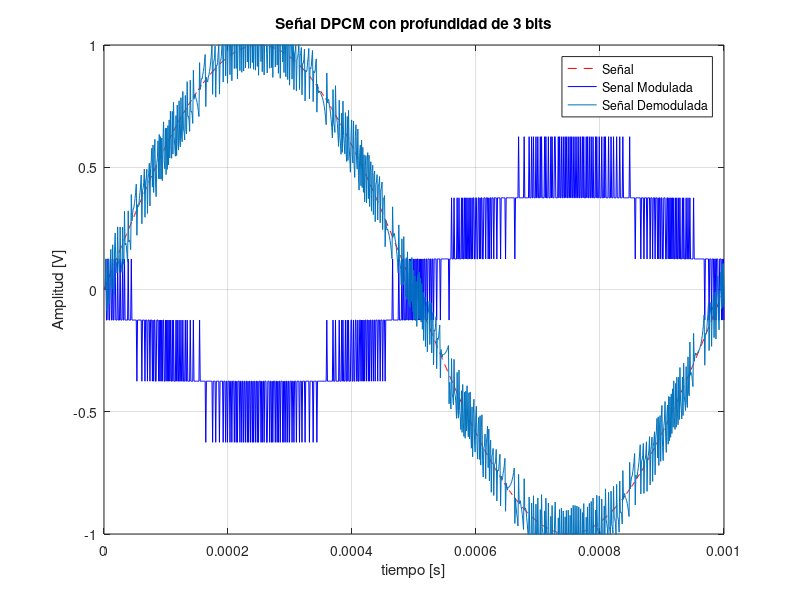

MATLAB code to generate this figure:
%Tarea 2 Teoria de cominicaciones digitales.

%Nicolas Vergara Fecha 04/10/2024

clc;
clear all;
close all;

function [valor_cuantizado, error] = Cuantizar(valor, n_bits, mp)

    L = 2^n_bits; %n umero de niveles
    delta = 2 * mp / L; % tamano de cada nivel
    e = delta / 2; % error medio de los delta
    niveles = -mp + e : delta : mp - e; 
    dif = abs(valor - niveles); 
    [~, idx] = min(dif); % encuentra el indice del nivel mas cercano
    valor_cuantizado = niveles(idx); % valor cuantizado
    error = abs(valor - valor_cuantizado); % error de cuantización
end

%Funcion modulacion DPCM
function d_q = DPCM(m, orden, a_n, n_bits, mp)
    k = orden + 1;
    m_q = zeros(1, length(m));
    d_q = zeros(1, length(m));

    for i = k:length(m)
        prediccion = a_n(1) * m_q(i-1) + a_n(2) * m_q(i-2) + a_n(3) * m_q(i-3);
        d_q(i) = Cuantizar(m(i) - prediccion, n_bits, mp);
        m_q(i) = prediccion + d_q(i); 
    end
end

% Funcion demodulacion DPCM
function m = DPCD(d_q, orden, a_n)
    k = orden + 1;
    m = zeros(1, length(d_q));
    m_q = zeros(1, length(d_q)); 

    for i = k:length(d_q)
        % predicción usando los coeficientes a_n
        prediccion = a_n(1) * m_q(i-1) + a_n(2) * m_q(i-2) + a_n(3) * m_q(i-3);
        m_q(i) = prediccion + d_q(i); 
        m(i) = m_q(i); % senal demodulada
    end
end

%****** TRANSMISOR

%----------SAMPLEO
f = 1000; % Frecuencia de señal banda base 1000 Hz
n_muestras = 1000;
fs = f * n_muestras; % Frecuencia de muestreo para 1000 muestras por ciclo

T = 1 / f; % Periodo de un ciclo
N = round(T * fs); % Cantidad de muestras

t = linspace(0, T, N); % Intervalo de valores.

% Señal a modular
A = 1; % Amplitud
m = A * sin(2 * pi * f * t);

%----------CUANTIZACION
cantidad_bits = 3;

%---------MODULACION DPCM
senalDPCM_plana = DPCM(m, 3, [0.7071, 0.5, 0.25], cantidad_bits, A);

%****** RECEPTOR
senal_demodulada = DPCD(senalDPCM_plana, 3, [0.7071, 0.5, 0.25]);

%********Grafica

figure(1);
plot(t, m, 'r--', 'DisplayName','Señal'); 
hold on;
plot(t, senalDPCM_plana, 'b-', 'DisplayName', 'Senal Modulada'); 

plot(t, senal_demodulada, '-', 'DisplayName', 'Señal Demodulada');
hold off;



xlabel('tiempo [s]');
ylabel('Amplitud [V]');
title('Señal DPCM con profundidad de 3 bits');
legend('show');
grid on;
xlim([0, T]);
ylim([-1, 1]); 
